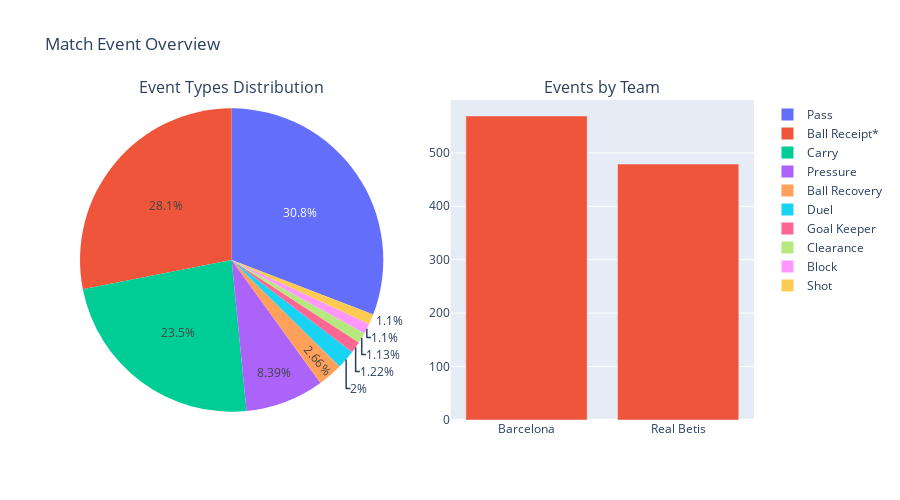

Notebook code for this chart:
### Code cell
# Visualize event distribution
fig = make_subplots(
    rows=1, cols=2,
    subplot_titles=("Event Types Distribution", "Events by Team"),
    specs=[[{"type": "pie"}, {"type": "bar"}]]
)

# Top 10 event types
top_events = df['event_type'].value_counts().head(10)
fig.add_trace(
    go.Pie(labels=top_events.index, values=top_events.values, name="Events"),
    row=1, col=1
)

# Events by team
team_event_counts = df[df['event_type'].isin(['Pass', 'Shot', 'Dribble', 'Tackle'])].groupby('team_name')['event_type'].count()
fig.add_trace(
    go.Bar(x=team_event_counts.index, y=team_event_counts.values, name="Key Events", showlegend=False),
    row=1, col=2
)

fig.update_layout(height=500, title_text="Match Event Overview", showlegend=True)
fig.show()

print("✓ Event distribution visualization completed")

### Figure 1 — Plotly figure (JSON) as saved in the notebook; plotly's stock layout.template omitted (floating-point values rounded to 4 significant figures)
{"data": [{"domain": {"x": [0, 0.45], "y": [0, 1]}, "labels": ["Pass", "Ball Receipt*", "Carry", "Pressure", "Ball Recovery", "Duel", "Goal Keeper", "Clearance", "Block", "Shot"], "name": "Events", "type": "pie", "values": [985, 897, 750, 268, 85, 64, 39, 36, 35, 35]}, {"name": "Key Events", "showlegend": false, "type": "bar", "x": ["Barcelona", "Real Betis"], "xaxis": "x", "y": [569, 479], "yaxis": "y"}], "layout": {"annotations": [{"font": {"size": 16}, "showarrow": false, "text": "Event Types Distribution", "x": 0.225, "xanchor": "center", "xref": "paper", "y": 1, "yanchor": "bottom", "yref": "paper"}, {"font": {"size": 16}, "showarrow": false, "text": "Events by Team", "x": 0.775, "xanchor": "center", "xref": "paper", "y": 1, "yanchor": "bottom", "yref": "paper"}], "height": 500, "showlegend": true, "title": {"text": "Match Event Overview"}, "xaxis": {"anchor": "y", "domain": [0.55, 1]}, "yaxis": {"anchor": "x", "domain": [0, 1]}}}
